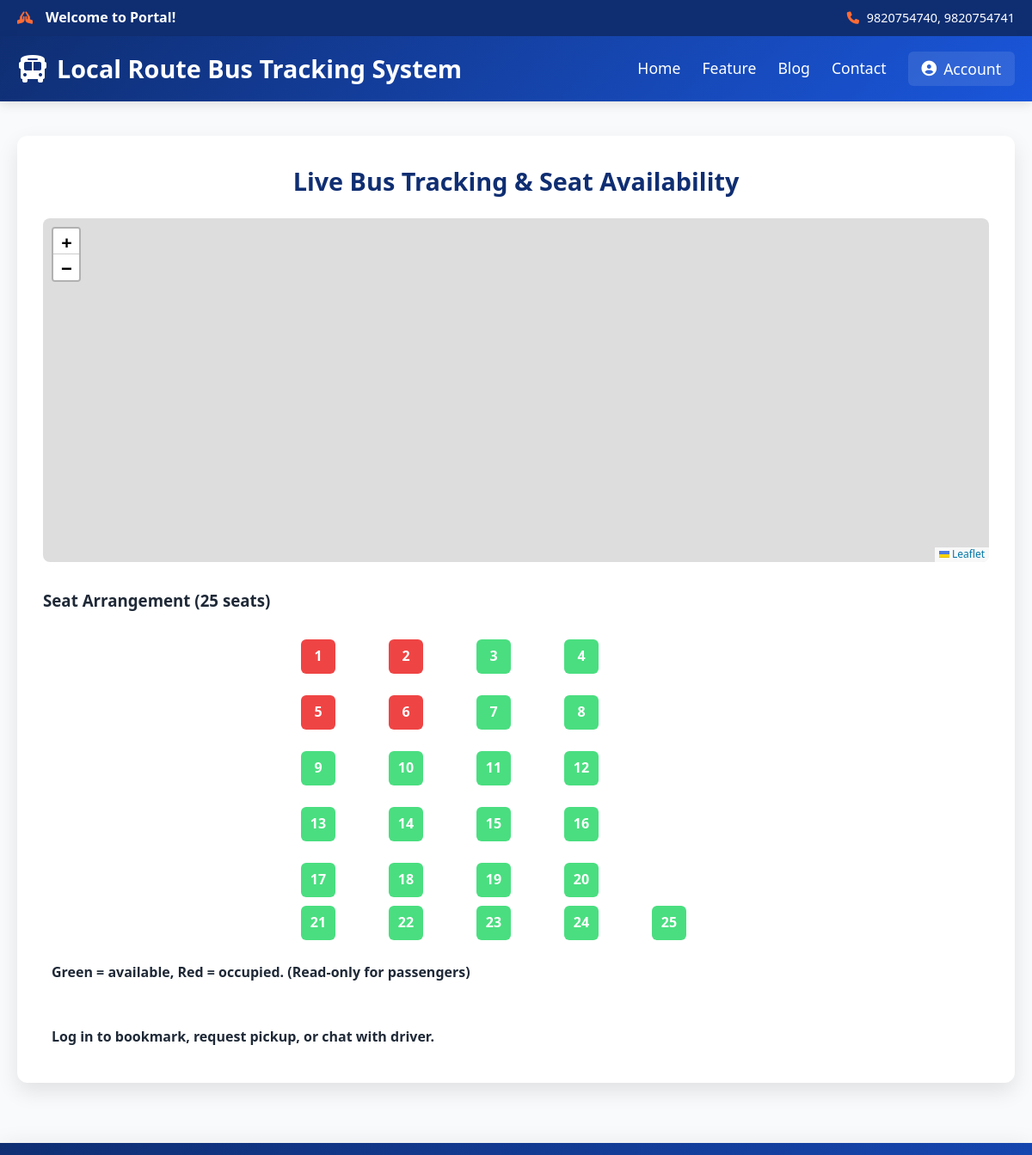
The page /track/2/ (upper part) on the database as committed earlier.
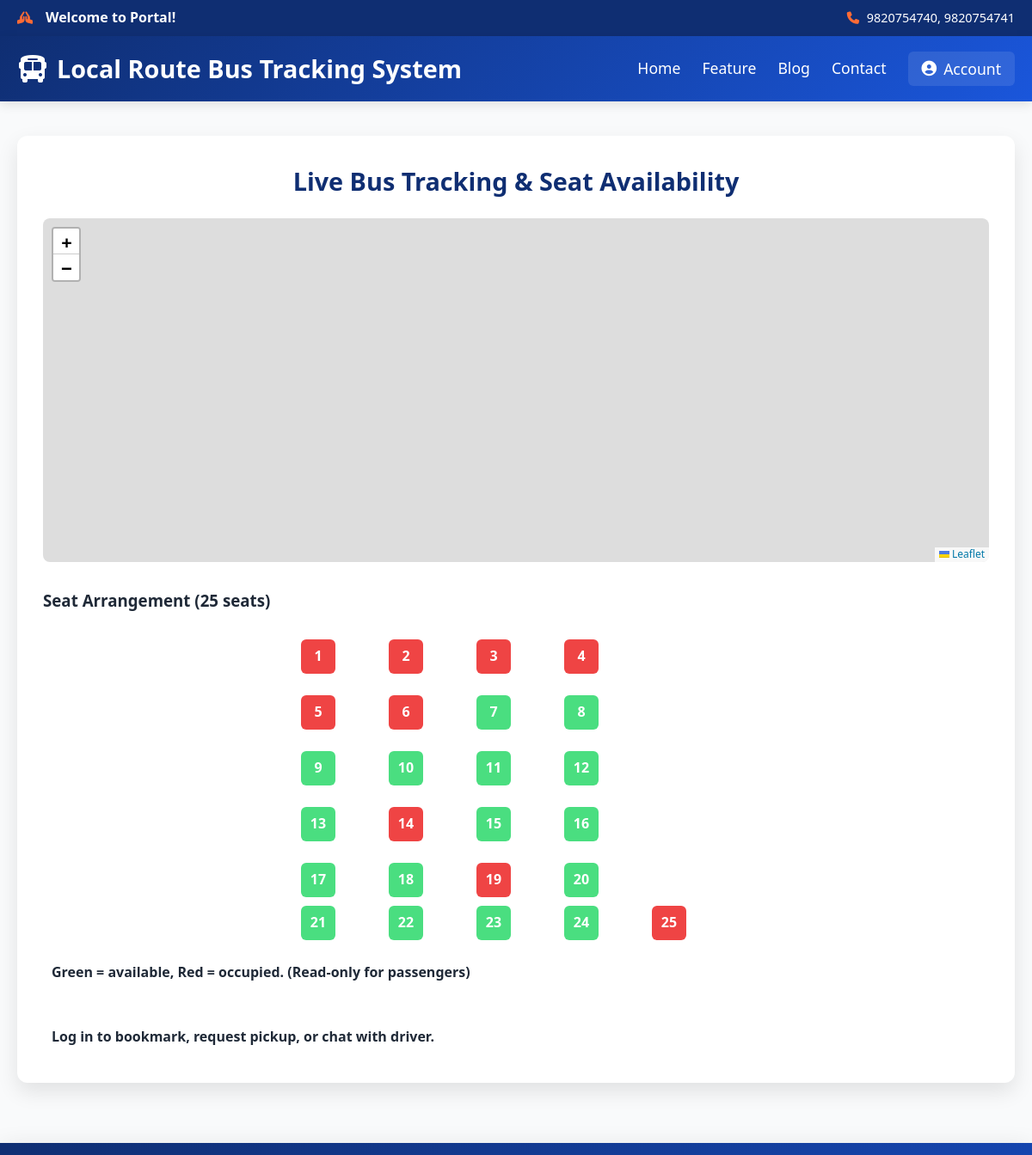
The same page on the database as committed later.
### core/views.py (the view)
# urls.py: path('track/<int:bus_id>/', views.track_bus, name='track_bus'),
def track_bus(request, bus_id):
    from .models import Bus
    bus = Bus.objects.filter(id=bus_id).first()
    seats = list(bus.seats.order_by('seat_number').all()) if bus else []
    last_row_start = bus.total_seats - 5 if bus and bus.total_seats >= 5 else 0
    seat_grid_columns = []
    for idx, seat in enumerate(seats):
        if idx < last_row_start:
            seat_grid_columns.append((seat, (idx % 4) + 1))
        else:
            seat_grid_columns.append((seat, idx - last_row_start + 1))
    is_bookmarked = False
    if request.user.is_authenticated:
        is_bookmarked = Bookmark.objects.filter(user=request.user, bus=bus).exists()
    chat_room = None
    if request.user.is_authenticated and bus and bus.driver and bus.driver.user:
        chat_room = f'user_{request.user.id}_driver_{bus.driver.user.id}'
    default_pickup = request.GET.get('pickup', '')
    return render(request, 'user/tracking.html', {
        'bus_id': bus_id,
        'bus': bus,
        'seats': seats,
        'last_row_start': last_row_start,
        'seat_grid_columns': seat_grid_columns,
        'is_bookmarked': is_bookmarked,
        'chat_room': chat_room,
        'default_pickup': default_pickup,
    })

### core/templates/user/tracking.html (shortened to what the changed rows need)
<!DOCTYPE html>
<html lang="en">
<head>
    <link rel="stylesheet" href="https://cdnjs.cloudflare.com/ajax/libs/font-awesome/6.4.0/css/all.min.css">
    <link rel="stylesheet" href="https://unpkg.com/leaflet/dist/leaflet.css" />
</head>
<body>
    <main class="main-content">
        <div class="container">
            <div class="tracking-container">
                <h2 class="tracking-title">Live Bus Tracking & Seat Availability</h2>
            </div>
        </div>
    </main>
</body>
</html>

Rows that differ between the two databases and show on the page:
changed Seat (number 3 of 25 on the later page): is_available True → False (drawn)
changed Seat (number 4 of 25 on the later page): is_available True → False (drawn)
changed Seat (number 14 of 25 on the later page): is_available True → False (drawn)
changed Seat (number 19 of 25 on the later page): is_available True → False (drawn)
changed Seat (number 25 of 25 on the later page): is_available True → False (drawn)
